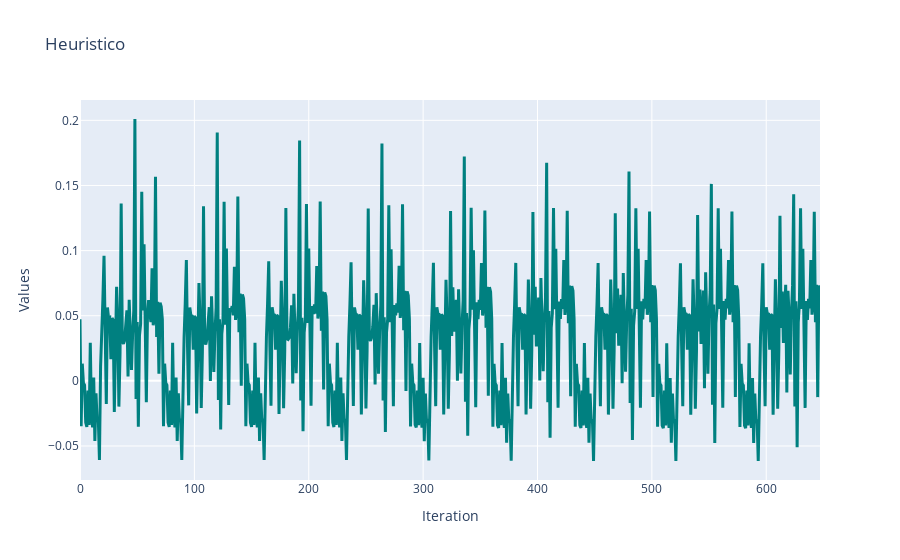

The notebook cell this image was saved under:
### Markdown cell above
Este máximo se obtiene con los siguientes parámetros:
- num_acciones = 1,000
- pp_ma = 0.03
- pg_ma = 0.03
- w_bb = 80
- sd_bb = 1

### Code cell
# Plot result heuristic
fig = go.Figure([go.Scatter( y= resultados,
                         line = dict(color='teal', width=3))])
fig.update_layout(title='Heuristico',
                   xaxis_title='Iteration',
                   yaxis_title='Values')
fig.show()

### Figure 1 — Plotly figure (JSON) as saved in the notebook; plotly's stock layout.template omitted (floating-point values rounded to 4 significant figures; data arrays with more than 128 entries replaced by an {"elided": "..."} marker saying what was removed)
{"data": [{"line": {"color": "teal", "width": 3}, "type": "scatter", "y": {"elided": "648 float values"}}], "layout": {"title": {"text": "Heuristico"}, "xaxis": {"title": {"text": "Iteration"}}, "yaxis": {"title": {"text": "Values"}}}}
